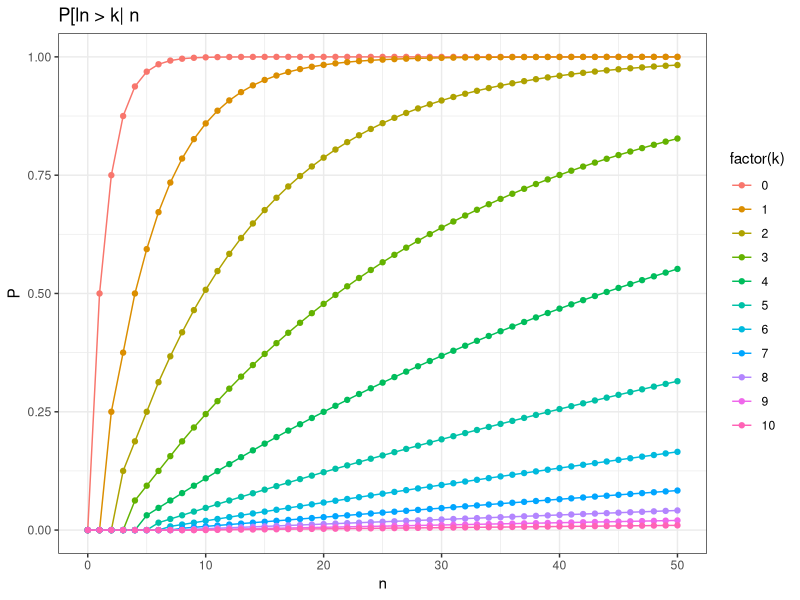

Reproduce this figure in R.
# Estimation of P[ln > k|n] where ln is the length of the longest run
# of successes in n Bernoulli trials.
#
# we start by calculating P[ln <= k|n] := P[k|n]

# Approach 1: write an equation for P[k|n] by iteratively
# contitioning from the first throw and on:
# P[k|n] = p P[k|n, H] + (1-p) P[k|n-1] =
# ...    = p^k (1-p) P[k|n-1-k] + ... + (1-p) P[k|n-1]
# solve this by dynamic programming:

CalcPLongestRunLessEqual1 <- function(p, k, n) {
  
  if (n < 0)
    stop("n < 0")
  if (k < 0)
    stop("k < 0")
  
  state <- array(NA, n+1)
  state[1:min(k+1, n+1)] <- 1
  CalcPLongestRunLessEqualImpl1(p, k, n, state)
}

CalcPLongestRunLessEqualImpl1 <- function(p, k, n, state) {

  if (n <= k)
    return (state)
  
  pkn <- state[n+1]
  if (is.na(pkn)) {
    state <- CalcPLongestRunLessEqualImpl1(p, k, n - 1, state)
    pkn = 0
    for (j in 0:min(k, n-1)) {
      pkn = pkn + p^j * state[n - j]
    }
    pkn <- (1-p) * pkn
    state[n+1] <- pkn
  }
  state
}

# Approach 2: use a Markov Chain for the evolution of state variable
# s = 0, 1, 2, ..., k length of the latest run + a final absorbing
# state (s[k+2]) which embed when there has been a run longer than k.
# The transition matrix A has the form:
#
# 1-p 1-p 1-p ... 1-p  0
#   p   0   0 ...   0  0
#   0   p   0 ...   0  0
#   0   0   p ...   0  0
#   ...
#   0   0   0       p  1
#
# given the initial state s = (1, 0, 0, ..., 0), the state probs
# after n throws is A^n, therefore P[k|n] being the probability
# not to be in the final absorbing state (run longer than k), we have
# P[k|n] = (1 - A^n s)[k+2]

CalcPLongestRunLessEqual2 = function(p, k, n) {
  if (n < 0)
    stop("n < 0")
  if (k < 0)
    stop("k < 0")
  
  result <- rep(NA, n+1)
  A <- cbind(rbind(rep(1-p, k+1), p * diag(k+1)), c(rep(0, k+1), 1))
  s <- c(1, rep(0, k+1))
  result[1] <- 1 # n = 0
  if (n>0) {
    for (j in 1:n) {
      s <- A %*% s
      result[j+1] <- 1-s[k+2]
    }
  }
  result
}

# approach 2 is slightly faster:
system.time(result1 <- CalcPLongestRunLessEqual1(0.5, 1, 500))
system.time(result2 <- CalcPLongestRunLessEqual2(0.5, 1, 500))

# also, approach one runs out of stacks!
system.time(result1long <- tryCatch(
  CalcPLongestRunLessEqual1(0.5, 100, 100000),
  error = function(c) message("Too many recursive calls.")))
# while the Markov Chain can go on a lot
system.time(result2long <- try(CalcPLongestRunLessEqual2(0.5, 100, 100000)))

# OK, they give the same answer:
sum(result1-result2)

# We now want to calculate P[ln>k|n], which is just 1 - P[k|n]
# as defined above.

Prob <- matrix(NA, 11, 51)
for (k in 0:10) {
  Prob[k+1,] <- 1-CalcPLongestRunLessEqual2(0.5, k, 50)
}
rownames(Prob) <- 0:(nrow(Prob)-1)
colnames(Prob) <- 0:(ncol(Prob)-1)

if (!require(reshape2)) {
  head(Prob)
  stop("Please install reshape2 package in order to continue.")
}

Prob <- melt(Prob)
colnames(Prob) <- c("k", "n", "P")
head(Prob[Prob$k==0, ])
head(Prob[Prob$k==1, ])
head(Prob[Prob$n==2, ])
head(Prob[Prob$n==3, ])

if (require(ggplot2)) {
  p = ggplot(data = Prob, aes(x=n, y=P, group=k, colour=factor(k))) +
    theme_bw() + ggtitle("P[ln > k| n") + xlab("n") + geom_line() + geom_point()
  plot(p)
}
